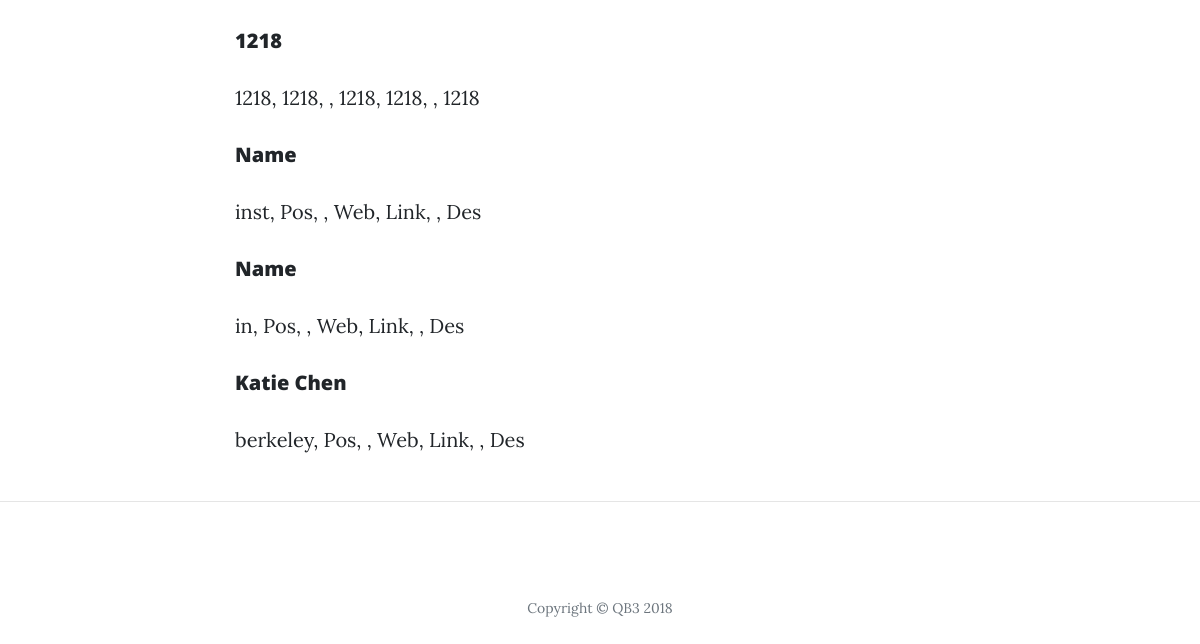
/ (lower part), run on an earlier commit of the app's database.
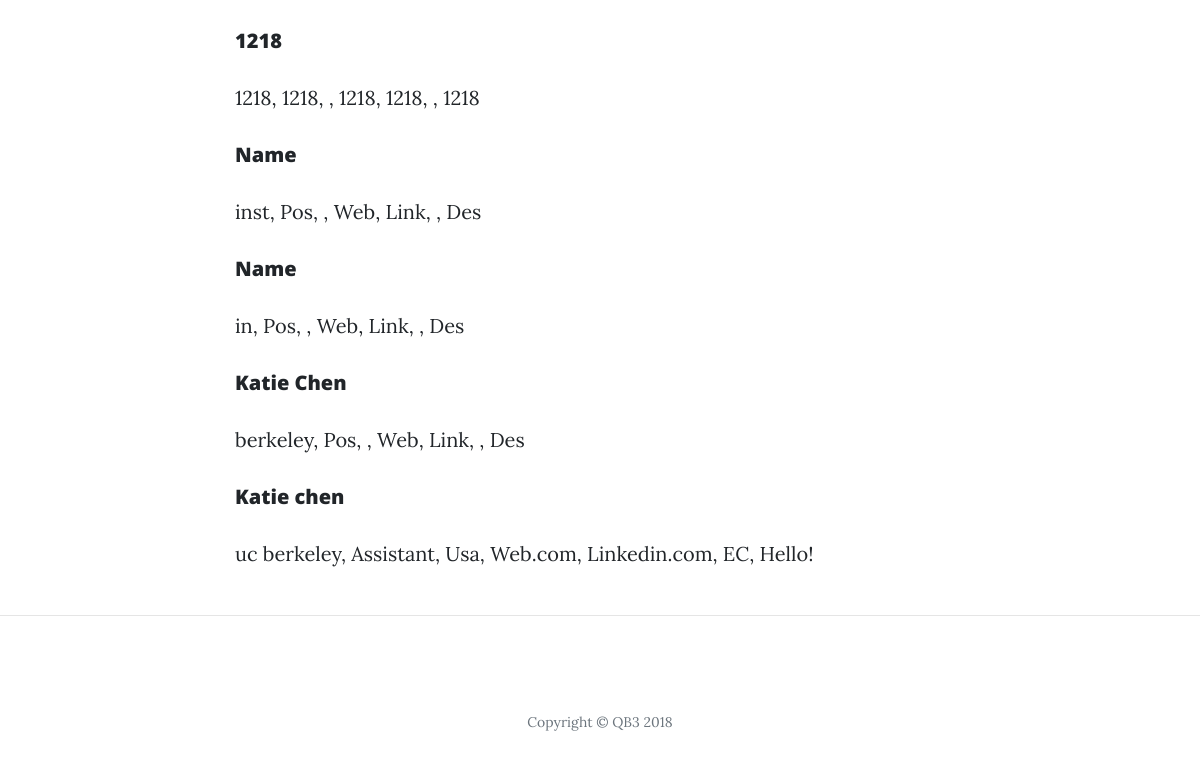
And on a later commit of the database.
### researchers/models.py (models this page shows)
class Researcher(models.Model):
    LEVELS_CHOICES = [('EC', 'Early Career'), ('MS', 'Mid/Senior Career')]
    name = models.CharField(max_length=200)
    email = models.CharField(max_length=200)
    institution = models.CharField(max_length=200)
    position = models.CharField(max_length=200)
    country = models.CharField(max_length=200)
    website_link = models.CharField(max_length=200)
    linkedin_link = models.CharField(max_length=200)
    level = models.CharField(choices=LEVELS_CHOICES, max_length=200, blank=True)
    des = models.CharField(max_length=200)

### researchers/views.py (the view)
# urls.py: 2. Add a URL to urlpatterns:  url(r'^$', views.home, name='home')
def home(request):
    r = Researcher.objects.all()
    return render(request, 'home.html', {'researcher': r})

### researchers/templates/home.html (shortened to what this page needs)
{% extends "base.html" %}
{% load static %}
{% block content %}
<div>
  {% for r in researcher %}
    <div class="researcher">
      <a href="{% url 'researcher_detail' r.id %}">
        <h5>{{ r.name|capfirst }} </h5>
     </a>
       <p>{{ r.institution }}, {{ r.position|capfirst }}, {{ r.country|capfirst }}, {{ r.website_link|capfirst }}, {{ r.linkedin_link|capfirst }}, {{ r.level|capfirst }}, {{ r.des|capfirst }}
       </p>
    </div>
  {% endfor %}
</div>
{% endblock %}

What changed in the data, as far as the page shows it:
added Researcher: name "Katie chen", institution "uc berkeley", position "Assistant", country "Usa", website_link "Web.com", linkedin_link "Linkedin.com", level "EC", des "Hello!"
